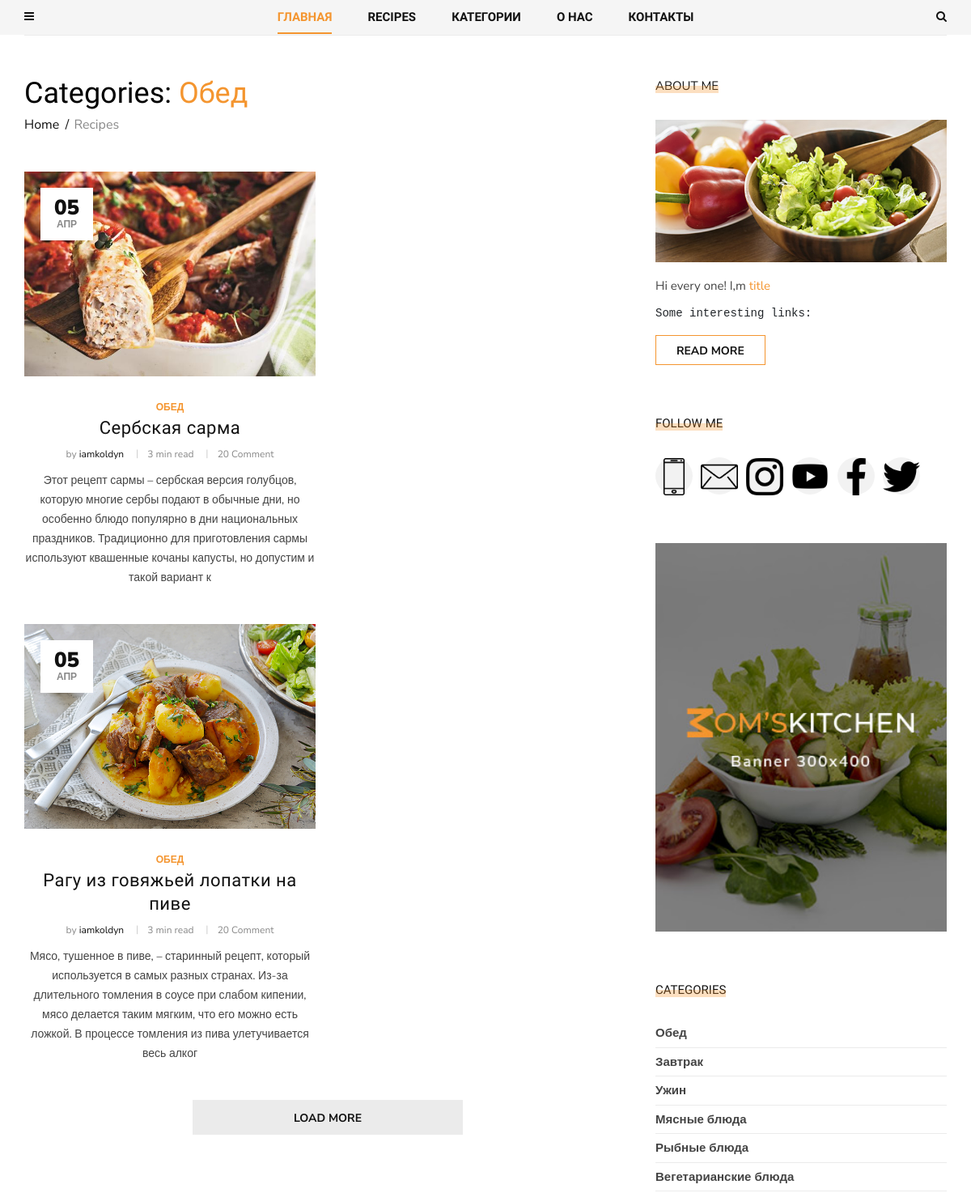
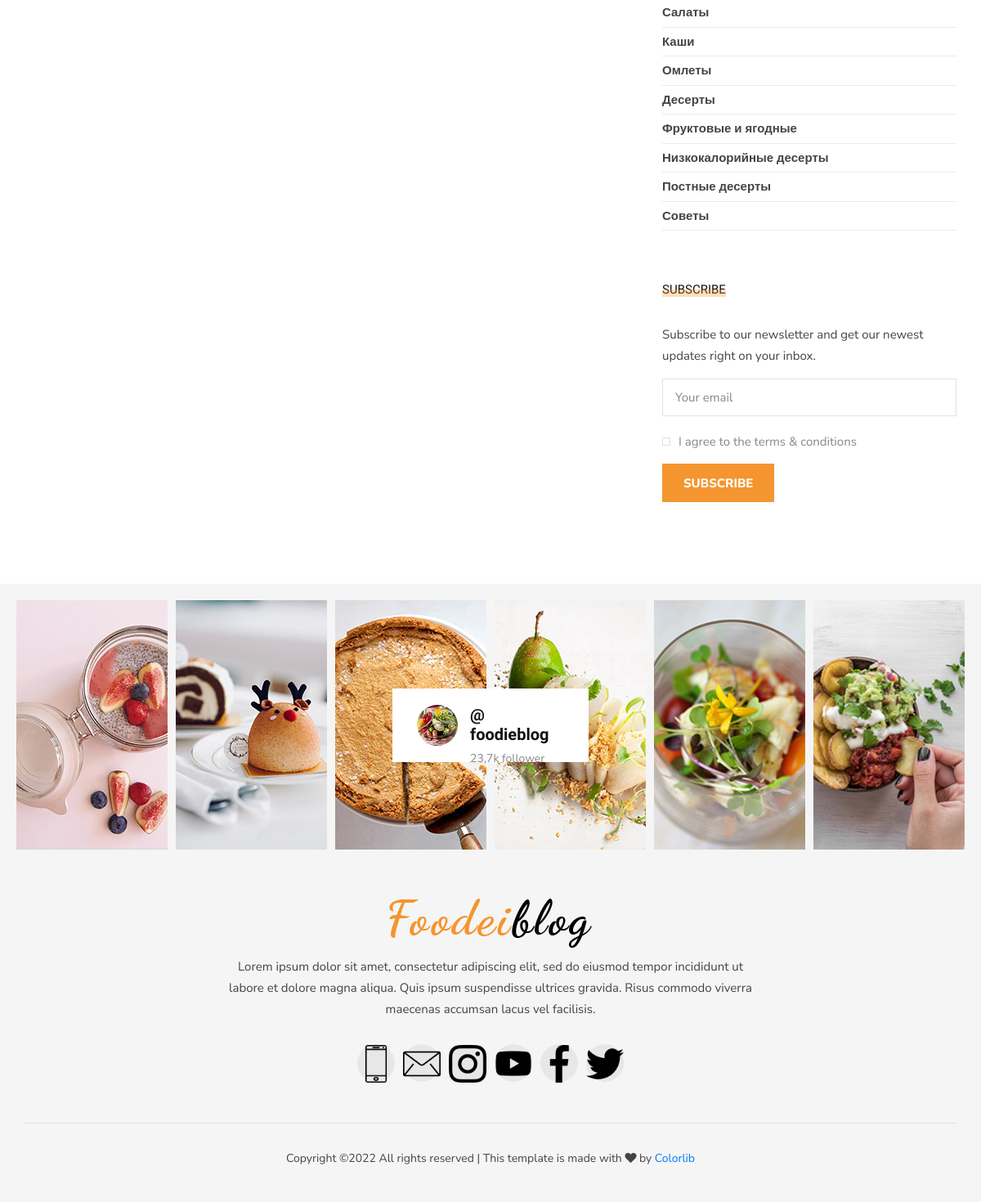
Page /dinner/ on the earlier database version (2 pictures, top to bottom).
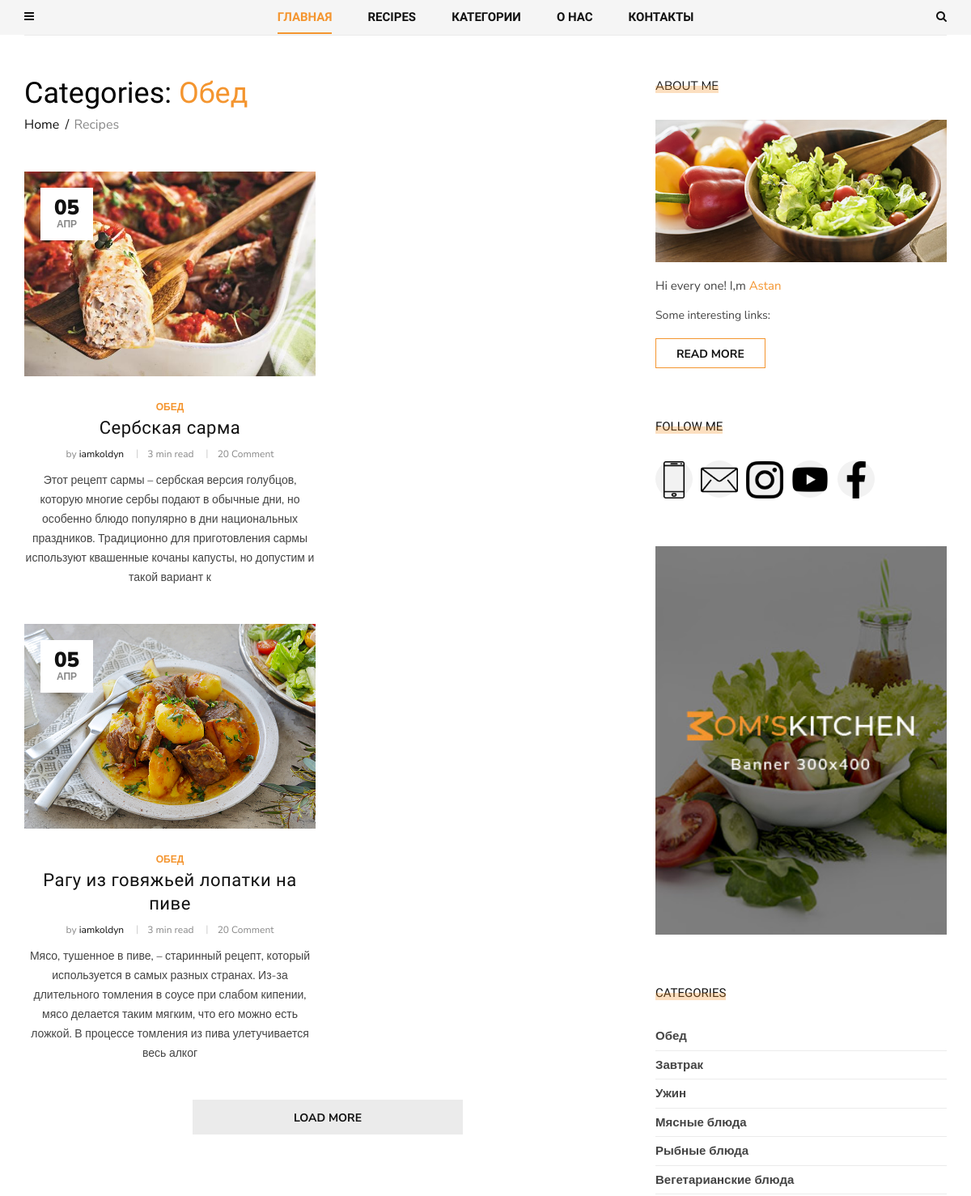
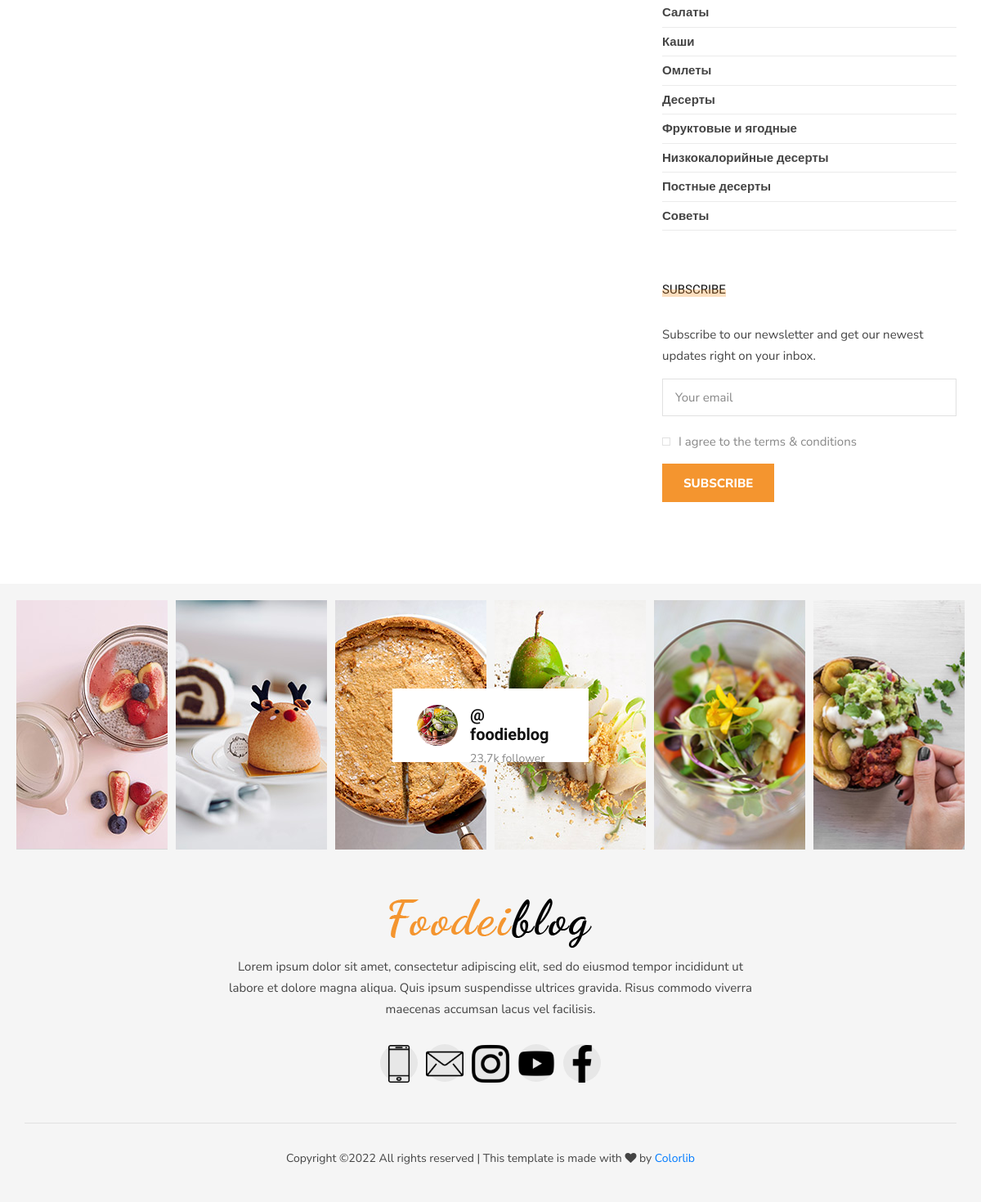
Same page on the later database version (2 pictures, top to bottom).
### blog/models.py (models this page shows, shortened)
class Post(models.Model):
    author = models.ForeignKey(User, related_name="posts", on_delete=models.CASCADE)
    title = models.CharField(max_length=200)
    image = models.ImageField(upload_to="articles/")
    text = models.TextField()
    category = models.ForeignKey(
        Category, related_name="post", on_delete=models.SET_NULL, null=True
    )
    tags = models.ManyToManyField(Tag, related_name="post")
    create_at = models.DateTimeField(auto_now_add=True)
    slug = models.SlugField(max_length=200, unique=True)
    def get_absolute_url(self):
        return reverse(
            "post_single", kwargs={"slug": self.category.slug, "post_slug": self.slug}
        )

class Category(MPTTModel):
    name = models.CharField(max_length=100)
    slug = models.SlugField(max_length=100)
    parent = TreeForeignKey(
        "self",
        related_name="children",
        on_delete=models.SET_NULL,
        null=True,
        blank=True,
    )
    def __str__(self):
        return self.name
    class MPTTMeta:
        order_insertion_by = ["name"]

### contact/models.py (models this page shows, shortened)
class About(models.Model):
    name = models.CharField(max_length=50, default="")
    text = RichTextField()
    mini_text = RichTextField()
    def get_first_image(self):
        item = self.about_images.first()
        return item.image.url

class ImageAbout(models.Model):
    image = models.ImageField(upload_to="about/")
    page = models.ForeignKey(
        About, on_delete=models.CASCADE, related_name="about_images"
    )
    alt = models.CharField(max_length=100)

class Social(models.Model):
    icon = models.FileField(upload_to="icons/")
    name = models.CharField(max_length=200)
    link = models.URLField()

### blog/views.py (the view)
# urls.py: path("<slug:slug>/", views.PostListView.as_view(), name="post_list"),
class PostListView(ListView):
    model = Post
    def get_queryset(self):
        return Post.objects.filter(
            category__slug=self.kwargs.get("slug")
        ).select_related("category")

### blog/templatetags/menu_tags.py (called while the page is built)
def get_all_categories():
    return Category.objects.all()

@register.simple_tag()
def get_list_category():
    return get_all_categories()

@register.inclusion_tag("blog/include/tags/top_menu.html")
def get_categories():
    category = get_all_categories()
    return {"list_category": category}

@register.inclusion_tag("blog/include/tags/recipes_tag.html")
def get_last_posts():
    posts = Post.objects.select_related("category").order_by("-id")[:5]
    return {"list_last_post": posts}

### contact/templatetags/social_tags.py (called while the page is built)
@register.simple_tag()
def get_social_links():
    return Social.objects.all()

@register.simple_tag()
def get_about():
    return About.objects.last()

### templates/blog/post_list.html
{% extends 'base.html' %}
{% block content %}
  <section class="categories categories-grid spad">
    <div class="categories__post">
      <div class="container">
        <div class="categories__grid__post">
          <div class="row">
            <div class="col-lg-8 col-md-8">
              <div class="breadcrumb__text">
                <h2>Categories: <span>{{ post_list.first.category.name }}</span></h2>
                <div class="breadcrumb__option">
                  <a href="#">Home</a>
                  <span>Recipes</span>
                </div>
              </div>
              <div class="row">
                <div class="col-lg-6 col-md-6 col-sm-6">
                  {% for post in post_list %}
                    <div class="categories__post__item">
                      <div class="categories__post__item__pic small__item set-bg"
                           data-setbg="{{ post.image.url }}">
                        <div class="post__meta">
                          <h4>{{ post.create_at|date:"d" }}</h4>
                          <span>{{ post.create_at|date:"M" }}</span>
                        </div>
                      </div>
                      <div class="categories__post__item__text">
                        <span class="post__label">{{ post.category }}</span>
                        <h3><a href="{{ post.get_absolute_url }}">{{ post.title }}</a></h3>
                        <ul class="post__widget">
                          <li>by <span>{{ post.author }}</span></li>
                          <li>3 min read</li>
                          <li>20 Comment</li>
                        </ul>
                        <p>{{ post.text|slice:":250" }}</p>
                      </div>
                    </div>
                  {% endfor %}
                </div>
                <div class="col-lg-12 text-center">
                  <div class="load__more__btn">
                    <a href="#">Load more</a>
                  </div>
                </div>
              </div>
            </div>
            {% include 'blog/include/sidebar.html' %}
          </div>
        </div>
      </div>
    </div>
  </section>
{% endblock content %}

### templates/blog/include/sidebar.html (shortened to what this page needs)
{% load social_tags cache %}
{% cache 5000 sidebar %}
<div class="col-lg-4 col-md-4">
  <div class="sidebar__item">
    <div class="sidebar__about__item">
      <div class="sidebar__item__title">
        <h6>About me</h6>
      </div>
      {% get_about as about %}
      <img src="{{ about.get_first_image }}" alt="">
      <h6>Hi every one! I,m <span>{{ about.name }}</span></h6>
      <p>{{ about.mini_text|safe }}</p>
      <a href="{% url 'about' %}" class="primary-btn">Read more</a>
    </div>
    <div class="sidebar__follow__item">
      <div class="sidebar__item__title">
        <h6>Follow me</h6>
      </div>
      {% get_social_links as social_links %}
      <div class="sidebar__item__follow__links">
        {% for item in social_links %}
          <a href="{{ item.link }}"><img src="{{ item.icon.url }}"></a>
        {% endfor %}
      </div>
    </div>
    <div class="sidebar__item__banner">
      <img src="/static/img/sidebar/banner.jpg" alt="">
    </div>
    <div class="sidebar__item__categories">
      <div class="sidebar__item__title">
        <h6>Categories</h6>
      </div>
    {% include './sidebar_category.html' %}
    </div>
    <div class="sidebar__subscribe__item">
      <div class="sidebar__item__title">
        <h6>Subscribe</h6>
      </div>
      <p>Subscribe to our newsletter and get our newest updates right on your inbox.</p>
      <form action="#">
        <input type="text" class="email-input" placeholder="Your email">
        <label for="s-agree-check">
          I agree to the terms & conditions
          <span class="checkmark"></span>
        </label>
        <button type="submit" class="site-btn">Subscribe</button>
      </form>
    </div>
  </div>
</div>
{% endcache %}

### templates/blog/include/sidebar_category.html
{% load menu_tags %}
<ul>
  {% get_list_category as list_category %}
  {% for node in list_category %}
    <li><a href="{% url 'post_list' node.slug %}">{{ node.name }}</a></li>
  {% endfor %}
</ul>

### templates/footer.html (shortened to what this page needs)
{% load static social_tags cache %}
{% cache 5000 footer %}
<footer class="footer">
  <div class="container-fluid">
    <div class="footer__instagram">
      <div class="footer__instagram__avatar">
        <div class="footer__instagram__avatar--pic">
          <img src="{% static 'img/footer/instagram-avatar.jpg' %}" alt="">
        </div>
        <div class="footer__instagram__avatar--text">
          <h5>@ foodieblog</h5>
          <span>23,7k follower</span>
        </div>
      </div>
      <div class="row">
        <div class="col-lg-2 col-md-2 col-sm-4 col-6">
          <div class="footer__instagram__item set-bg" data-setbg="{% static 'img/footer/ip-1.jpg' %}"></div>
        </div>
        <div class="col-lg-2 col-md-2 col-sm-4 col-6">
          <div class="footer__instagram__item set-bg" data-setbg="{% static 'img/footer/ip-2.jpg' %}"></div>
        </div>
        <div class="col-lg-2 col-md-2 col-sm-4 col-6">
        </div>
        <div class="col-lg-2 col-md-2 col-sm-4 col-6">
        </div>
        <div class="col-lg-2 col-md-2 col-sm-4 col-6">
          <div class="footer__instagram__item set-bg" data-setbg="{% static 'img/footer/ip-5.jpg' %}"></div>
        </div>
        <div class="col-lg-2 col-md-2 col-sm-4 col-6">
          <div class="footer__instagram__item set-bg" data-setbg="{% static 'img/footer/ip-6.jpg' %}"></div>
        </div>
      </div>
    </div>
  </div>
  <div class="container">
    <div class="row">
      <div class="col-lg-12">
        <div class="footer__text">
          <div class="footer__logo">
            <a href="#"><img src="{% static 'img/logo.png' %}" alt=""></a>
          </div>
          <p>Lorem ipsum dolor sit amet, consectetur adipiscing elit, sed do eiusmod tempor
            incididunt
            ut<br/> labore et dolore magna aliqua. Quis ipsum suspendisse ultrices gravida. Risus
            commodo viverra<br/> maecenas accumsan lacus vel facilisis. </p>
          <div class="footer__social">
              {% get_social_links as social_links %}
              {% for item in social_links %}
                <a href="{{ item.link }}"><img src="{{ item.icon.url }}"></a>
              {% endfor %}
          </div>
        </div>
        <div class="footer__copyright">
          <p>
            Copyright &copy;<script>document.write(new Date().getFullYear());</script>
            All rights reserved | This template is made with <i class="fa fa-heart"
                                                                aria-hidden="true"></i> by <a
                href="https://colorlib.com" target="_blank">Colorlib</a>
          </p>
        </div>
      </div>
    </div>
  </div>
</footer>
{% endcache %}

Differences in the rows shown:
removed About: get_first_image (picture), name "title", mini_text "Some interesting links:"
removed Social: icon (picture)
added About: get_first_image (picture), name "Astan", mini_text "Some interesting links:"
